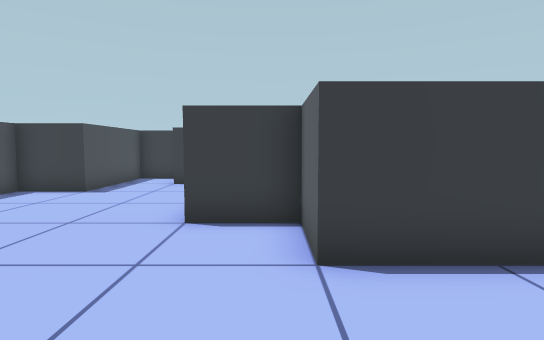
[1] (above)

17 first-person views from a walk through a Unity game level. The camera is 1.3 m above the floor, tilts 4° down and sees 80° across. The floor is counted in squares, 1 m on a side. Each view is taken from the middle of a square. On the plan, view 1 faces up. The plan holds only what a view shows up to about 14 squares ahead; the rest is blank. The place goes on beyond the plan.

[2]
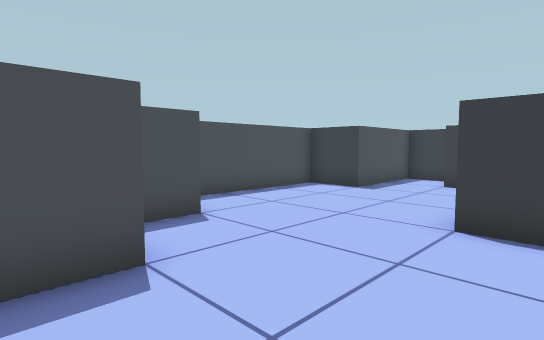

[3]
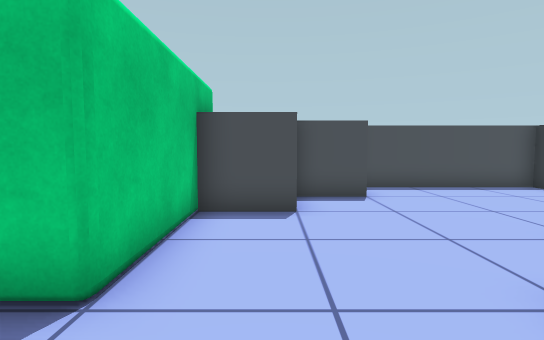

[4]
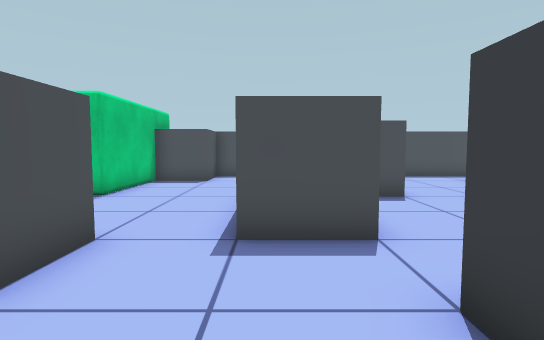

[5]
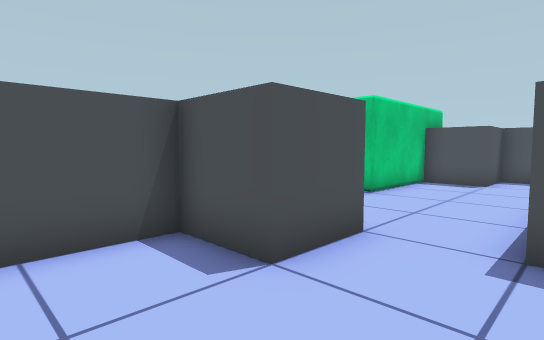

[6]
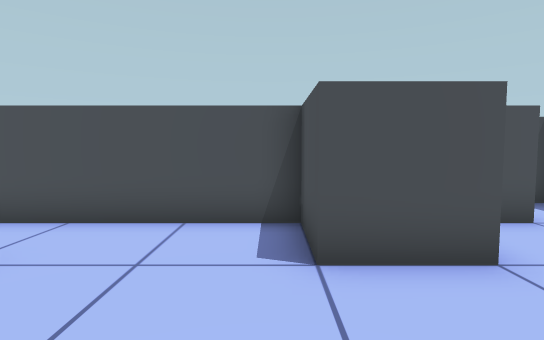

[7]
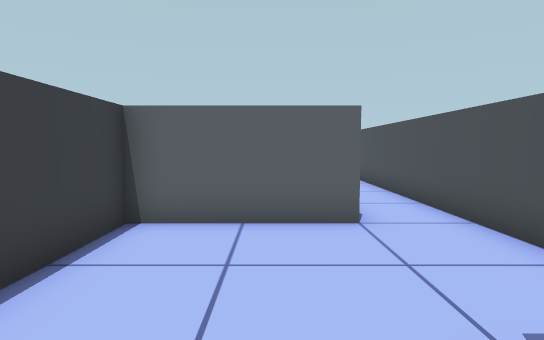

[8]
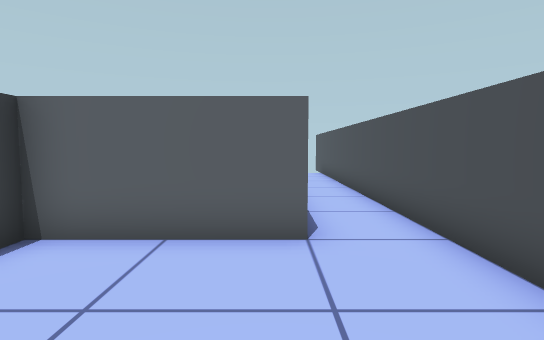

[9]
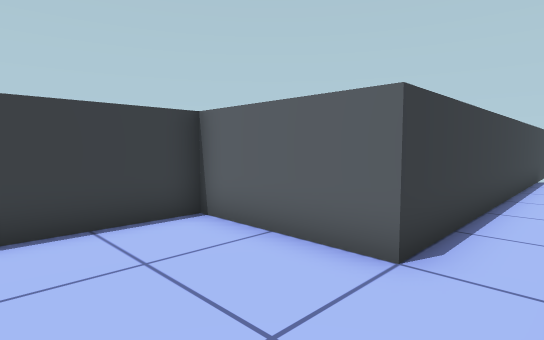

[10]
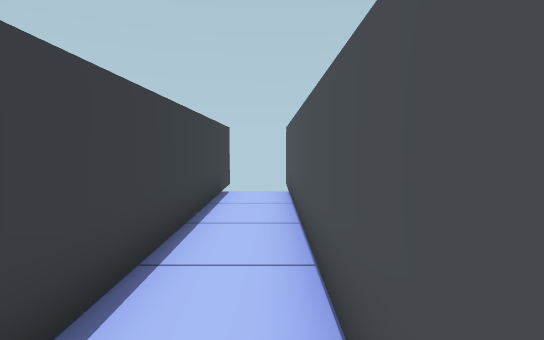

[11]
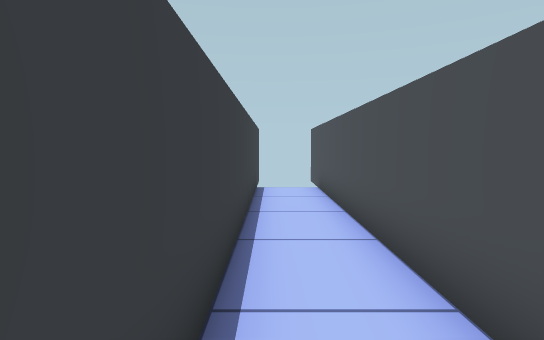

[12]
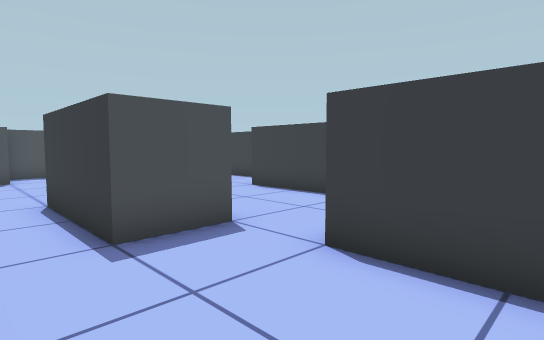

[13]
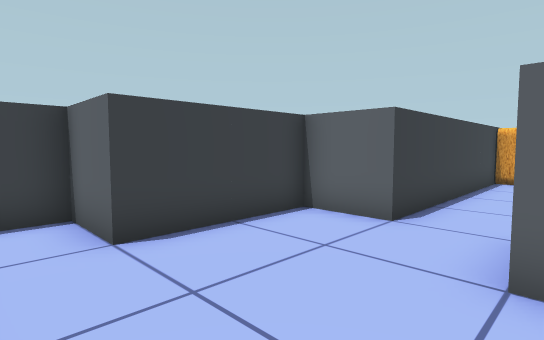

[14]
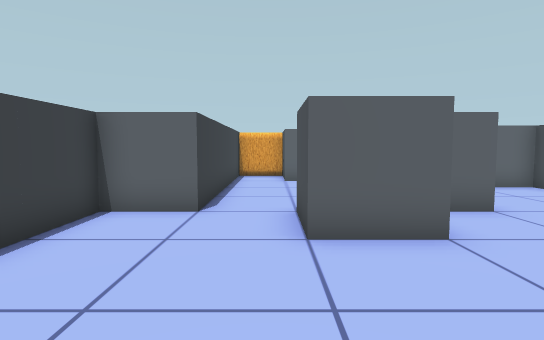

[15]
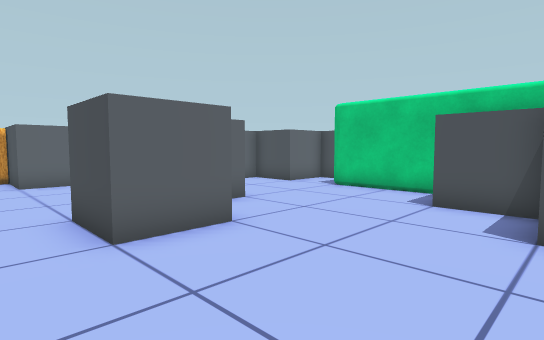

[16]
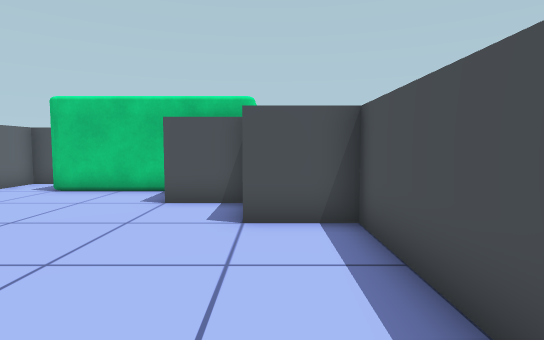

[17]
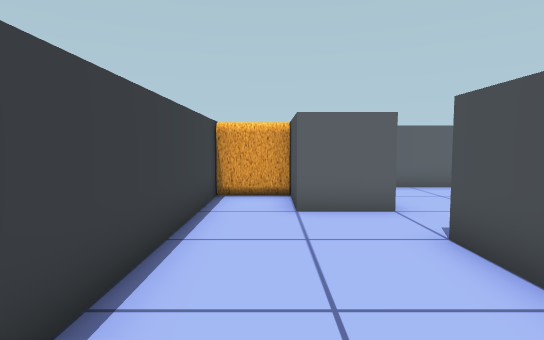

### Floor plan
Points are (right, up) in squares from view 1. A wall is a line through its corners. A room is listed if a view was taken in it or the views show most of it. See-through windows are left out.
Room 1 (views 1, 2, 3, 13, 14, 15, 16, 17)
walls: (1.5, 9.5) (0.5, 9.5) (0.5, 11.5) (-3.5, 11.5) (-3.5, 13.5) (-5.5, 13.5) (-5.5, 9.5) (-7.5, 9.5) (-7.5, 3.5) (-5.5, 3.5) (-5.5, 1.5) (-3.5, 1.5) (-3.5, -0.5); (4.5, 3.5) (0.5, 3.5) (0.5, 5.5) (-1.5, 5.5) (-1.5, 7.5) (0.5, 7.5) (0.5, 6.8); (4.4, 1.5) (5.6, 1.5); (0.6, -2.5) (2.5, -2.5) (2.5, -0.5) (4.5, -0.5) (4.5, 0.8)
ways out: opening at (4.5, 2.5) to room 2; opening at (1.5, 7.5)
objects: other object (-5, -1) to (0, -1)
Room 2 (views 4, 5, 6, 7, 8, 9, 10, 11, 12)
walls: (5.6, 1.5) (6.5, 1.5) (6.5, -0.5) (23.5, -0.5); (4.5, 5.5) (4.5, 3.5); (23.5, 1.5) (10.5, 1.5) (10.5, 5.5) (6.5, 5.5)
ways out: opening at (4.5, 2.5) to room 1; opening at (5.5, 6)

Positions as (right, up) in squares from view 1, and headings:
1: (0, 0), facing up
2: (0, 0), facing up-left
3: (3, 1), facing left
4: (9, 4), facing left
5: (9, 4), facing down-left
6: (7, 5), facing down
7: (5, 3), facing right
8: (6, 2), facing right
9: (7, 0), facing up-right
10: (13, 0), facing right
11: (12, 1), facing right
12: (9, 2), facing up-left
13: (-5, 7), facing up-right
14: (-6, 8), facing right
15: (-6, 9), facing down-right
16: (-6, 9), facing down
17: (0, 8), facing right
